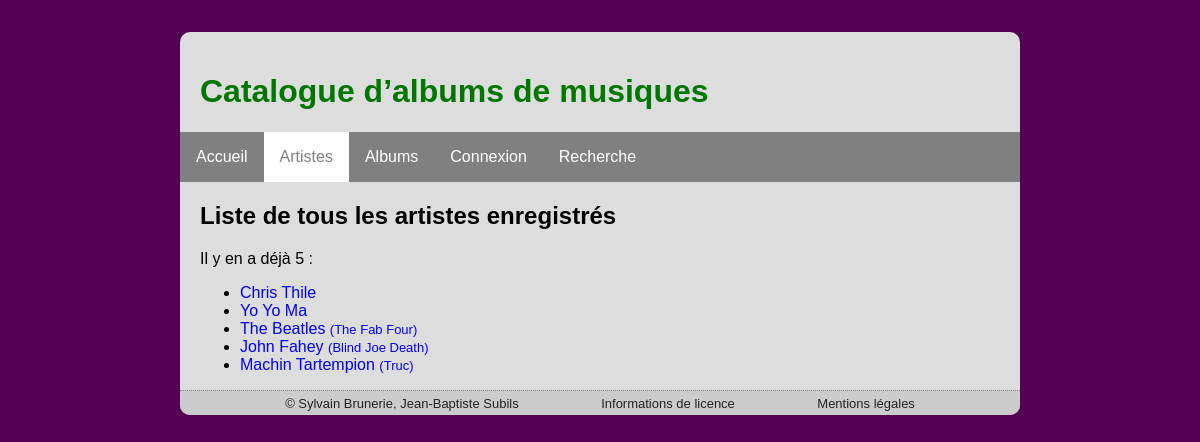
The page /projetwebcours/index.php?p=artiste on the database its author committed.
### tables this page shows
CREATE TABLE IF NOT EXISTS `artistes` (
  `IdArtiste` int(11) NOT NULL AUTO_INCREMENT,
  `NomArtiste` varchar(30) NOT NULL,
  `PseudoArtiste` varchar(20) NOT NULL,
  PRIMARY KEY (`IdArtiste`)
);

### projetwebcours/artiste.php (the view)
<?php
function echoArtiste()
{
	echo '
			<div id="contenu" class="cArtiste">';
	if(isset($_GET["idArtiste"]) and is_numeric($_GET["idArtiste"]) and $_GET["idArtiste"] > 0)
	{
		$idA = intval($_GET["idArtiste"]);
		$reqArtiste = mysql_query("SELECT * FROM artistes WHERE IdArtiste=".$idA) or die ("Erreur requête artiste");
		if($res = mysql_fetch_object($reqArtiste))
		{
			echo '<h2 id="nomArtiste">'.$res->NomArtiste;
			if($res->PseudoArtiste != "")
			{
				echo ' <span class="pseudo">['.$res->PseudoArtiste.']</span>';
			}
			echo '</h2>';
		} else {
			echo '<p>Désolé, pas plus d’informations pour l’instant.</p>';
		}
	}
	else
	{
		$reqArtistes = mysql_query("SELECT * FROM artistes") or die ("Erreur requête tous artistes");
		$nbArtistes = mysql_num_rows($reqArtistes);
		echo '
				<h2>Liste de tous les artistes enregistrés</h2>
				<p>Il y en a déjà '.$nbArtistes.'&nbsp;:</p>
				<ul>';
		while ($ligneArtiste = mysql_fetch_assoc($reqArtistes))
		{
			echo '
					<li>
						<a href="?p=artiste&amp;idArtiste='.$ligneArtiste["IdArtiste"].'">
							'.$ligneArtiste["NomArtiste"].($ligneArtiste["PseudoArtiste"]!=""? ' <span class="pseudoListe">('.$ligneArtiste["PseudoArtiste"].')</span>':"").'
						</a>
					</li>';
		}
		echo '
				</ul>';
	}
	echo '</div>';
}
?>

### projetwebcours/index.php (shortened to what this page needs)
<?php
include("artiste.php");
function getSelectedP($param)
{
	if(isset($_GET["p"]) && $_GET["p"] == $param)
	{
		return ' class="selected"';
	}
	else
	{
		return '';
	}
}
function echoAll()
{
	echo '
<!DOCTYPE html>
<html>
	<head>
		<meta charset="utf-8" />
		<link type="text/css" href="style.css" rel="stylesheet" />
		<script type="text/javascript" src="script.js"></script>
		<title>Titre !</title>
	</head>
	<body>
		<div id="main">
			<div id="entete">
				<div id="logo">
					<a href="?">
						<h1> Catalogue d’albums de musiques </h1>
					</a>
				</div>
				<div id="divMenu">
					<ul id="menu">
						<li><a href="?p=accueil"'.getSelectedP("accueil").'>Accueil</a></li>
						<li><a href="?p=artiste"'.getSelectedP("artiste").'>Artistes</a></li>
						<li><a href="?p=album"'.getSelectedP("album").'>Albums</a></li>
						<li><a href="?p=login"'.getSelectedP("login").'>Connexion</a></li>
						<li><a href="?p=recherche"'.getSelectedP("recherche").'>Recherche</a></li>
					</ul>
				</div>
			</div>
';
	if(isset($_GET["p"]))
	{
		if($_GET["p"] == "album")
		{
			echoAlbum();
		}
		elseif($_GET["p"] == "artiste")
		{
			echoArtiste();
		}
		elseif($_GET["p"] == "recherche")
		{
			echoRecherche();
		}
		elseif($_GET["p"] == "login")
		{
			echoLogin();
		}
		elseif($_GET["p"] == "accueil")
		{
			echoAccueil();
		}
		else
		{
			echoErreurP();
		}
	}
	else
	{
		echoAccueil();
	}
	echo '
			<div id="footer">
				<span>© Sylvain Brunerie, Jean-Baptiste Subils</span>
				<a href="?p=licence">Informations de licence</a>
				<a href="?p=mentions">Mentions légales</a>
			</div>
		</div>
   </body>
</html>
';
}
echoAll();
?>

### projetwebcours/style.css (style rules this page uses)
body { background: #505; margin: 0; font-family: "Trebuchet MS", Helvetica, sans-serif; }
h1 { color: #070; }
a { text-decoration: none; }
#main { background: #DDD; width: 800px; margin: 2em auto; padding: 20px; padding-bottom: 0; border-radius: 10px; }
#menu { margin-top: auto; padding: 0; }
#divMenu { background: gray; margin-left: -20px; margin-right: -20px; overflow: auto; }
#menu li { float: left; list-style-type: none; }
#menu li a { padding: 1em; background: gray; color: white; display: block; -moz-transition-duration: 0.2s; -webkit-transition-duration: 0.2s; transition-duration: 0.2s; }
#menu li a:hover, #menu li a.selected { background: white; text-decoration: none; color: gray; }
#footer { background: #CCC; border-top: 1px dotted gray; text-align: center; padding: 3px; margin-left: -20px; margin-right: -20px; border-radius: 0 0 10px 10px; }
#footer * { font-size: small; color: #222; margin: 3em; }
#contenu { margin: 1em 0; }
.pseudoListe { font-size: small; }

### rows shown on the page
artistes: NomArtiste "Chris Thile"
artistes: NomArtiste "Yo Yo Ma"
artistes: NomArtiste "The Beatles", PseudoArtiste "The Fab Four"
artistes: NomArtiste "John Fahey", PseudoArtiste "Blind Joe Death"
artistes: NomArtiste "Machin Tartempion", PseudoArtiste "Truc"

### other values the page prints
$nbArtistes "5"
